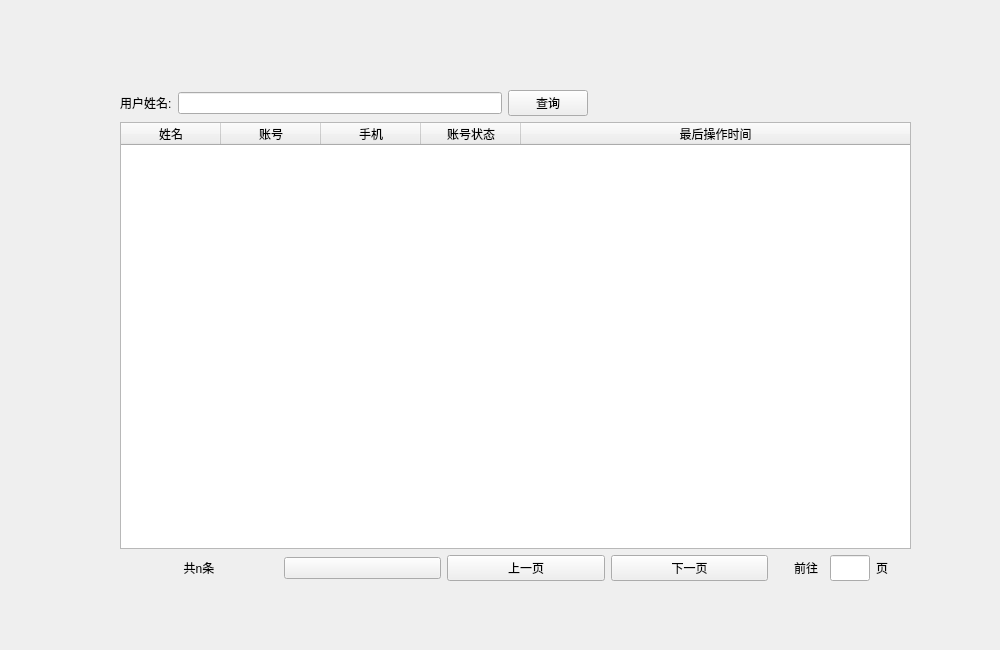
<?xml version="1.0" encoding="UTF-8"?>
<ui version="4.0">
 <class>Form</class>
 <widget class="QWidget" name="Form">
  <property name="geometry">
   <rect>
    <x>0</x>
    <y>0</y>
    <width>1000</width>
    <height>650</height>
   </rect>
  </property>
  <property name="windowTitle">
   <string>Form</string>
  </property>
  <widget class="ListView" name="ListView">
   <property name="geometry">
    <rect>
     <x>230</x>
     <y>180</y>
     <width>256</width>
     <height>192</height>
    </rect>
   </property>
  </widget>
  <widget class="QWidget" name="verticalLayoutWidget">
   <property name="geometry">
    <rect>
     <x>120</x>
     <y>90</y>
     <width>791</width>
     <height>491</height>
    </rect>
   </property>
   <layout class="QVBoxLayout" name="verticalLayout">
    <item>
     <layout class="QHBoxLayout" name="horizontalLayout_2">
      <item>
       <widget class="BodyLabel" name="BodyLabel_4">
        <property name="text">
         <string>用户姓名:</string>
        </property>
       </widget>
      </item>
      <item>
       <widget class="LineEdit" name="usernameLineEdit"/>
      </item>
      <item>
       <widget class="PushButton" name="searchBtn">
        <property name="text">
         <string>查询</string>
        </property>
       </widget>
      </item>
      <item>
       <spacer name="horizontalSpacer_2">
        <property name="orientation">
         <enum>Qt::Horizontal</enum>
        </property>
        <property name="sizeHint" stdset="0">
         <size>
          <width>40</width>
          <height>20</height>
         </size>
        </property>
       </spacer>
      </item>
     </layout>
    </item>
    <item>
     <widget class="TableWidget" name="TableWidget">
      <property name="editTriggers">
       <set>QAbstractItemView::NoEditTriggers</set>
      </property>
      <attribute name="horizontalHeaderVisible">
       <bool>true</bool>
      </attribute>
      <attribute name="horizontalHeaderStretchLastSection">
       <bool>true</bool>
      </attribute>
      <attribute name="verticalHeaderVisible">
       <bool>false</bool>
      </attribute>
      <attribute name="verticalHeaderStretchLastSection">
       <bool>false</bool>
      </attribute>
      <column>
       <property name="text">
        <string>姓名</string>
       </property>
      </column>
      <column>
       <property name="text">
        <string>账号</string>
       </property>
      </column>
      <column>
       <property name="text">
        <string>手机</string>
       </property>
      </column>
      <column>
       <property name="text">
        <string>账号状态</string>
       </property>
      </column>
      <column>
       <property name="text">
        <string>最后操作时间</string>
       </property>
      </column>
     </widget>
    </item>
    <item>
     <layout class="QHBoxLayout" name="horizontalLayout">
      <item>
       <widget class="BodyLabel" name="pageLabel">
        <property name="text">
         <string>共n条</string>
        </property>
        <property name="alignment">
         <set>Qt::AlignCenter</set>
        </property>
       </widget>
      </item>
      <item>
       <widget class="ComboBox" name="perPageComboBox"/>
      </item>
      <item>
       <widget class="PushButton" name="prevBtn">
        <property name="text">
         <string>上一页</string>
        </property>
       </widget>
      </item>
      <item>
       <widget class="PushButton" name="nextBtn">
        <property name="text">
         <string>下一页</string>
        </property>
       </widget>
      </item>
      <item>
       <spacer name="horizontalSpacer">
        <property name="orientation">
         <enum>Qt::Horizontal</enum>
        </property>
        <property name="sizeType">
         <enum>QSizePolicy::Fixed</enum>
        </property>
        <property name="sizeHint" stdset="0">
         <size>
          <width>20</width>
          <height>20</height>
         </size>
        </property>
       </spacer>
      </item>
      <item>
       <widget class="BodyLabel" name="BodyLabel_2">
        <property name="maximumSize">
         <size>
          <width>30</width>
          <height>16777215</height>
         </size>
        </property>
        <property name="text">
         <string>前往</string>
        </property>
        <property name="indent">
         <number>0</number>
        </property>
       </widget>
      </item>
      <item>
       <widget class="LineEdit" name="pageLineEdit">
        <property name="maximumSize">
         <size>
          <width>40</width>
          <height>33</height>
         </size>
        </property>
       </widget>
      </item>
      <item>
       <widget class="BodyLabel" name="BodyLabel_3">
        <property name="maximumSize">
         <size>
          <width>35</width>
          <height>16777215</height>
         </size>
        </property>
        <property name="text">
         <string>页</string>
        </property>
       </widget>
      </item>
     </layout>
    </item>
   </layout>
  </widget>
 </widget>
 <customwidgets>
  <customwidget>
   <class>ComboBox</class>
   <extends>QPushButton</extends>
   <header>qfluentwidgets</header>
  </customwidget>
  <customwidget>
   <class>PushButton</class>
   <extends>QPushButton</extends>
   <header>qfluentwidgets</header>
  </customwidget>
  <customwidget>
   <class>BodyLabel</class>
   <extends>QLabel</extends>
   <header>qfluentwidgets</header>
  </customwidget>
  <customwidget>
   <class>LineEdit</class>
   <extends>QLineEdit</extends>
   <header>qfluentwidgets</header>
  </customwidget>
  <customwidget>
   <class>ListView</class>
   <extends>QListView</extends>
   <header>qfluentwidgets</header>
  </customwidget>
  <customwidget>
   <class>TableWidget</class>
   <extends>QTableWidget</extends>
   <header>qfluentwidgets</header>
  </customwidget>
 </customwidgets>
 <resources/>
 <connections/>
</ui>
